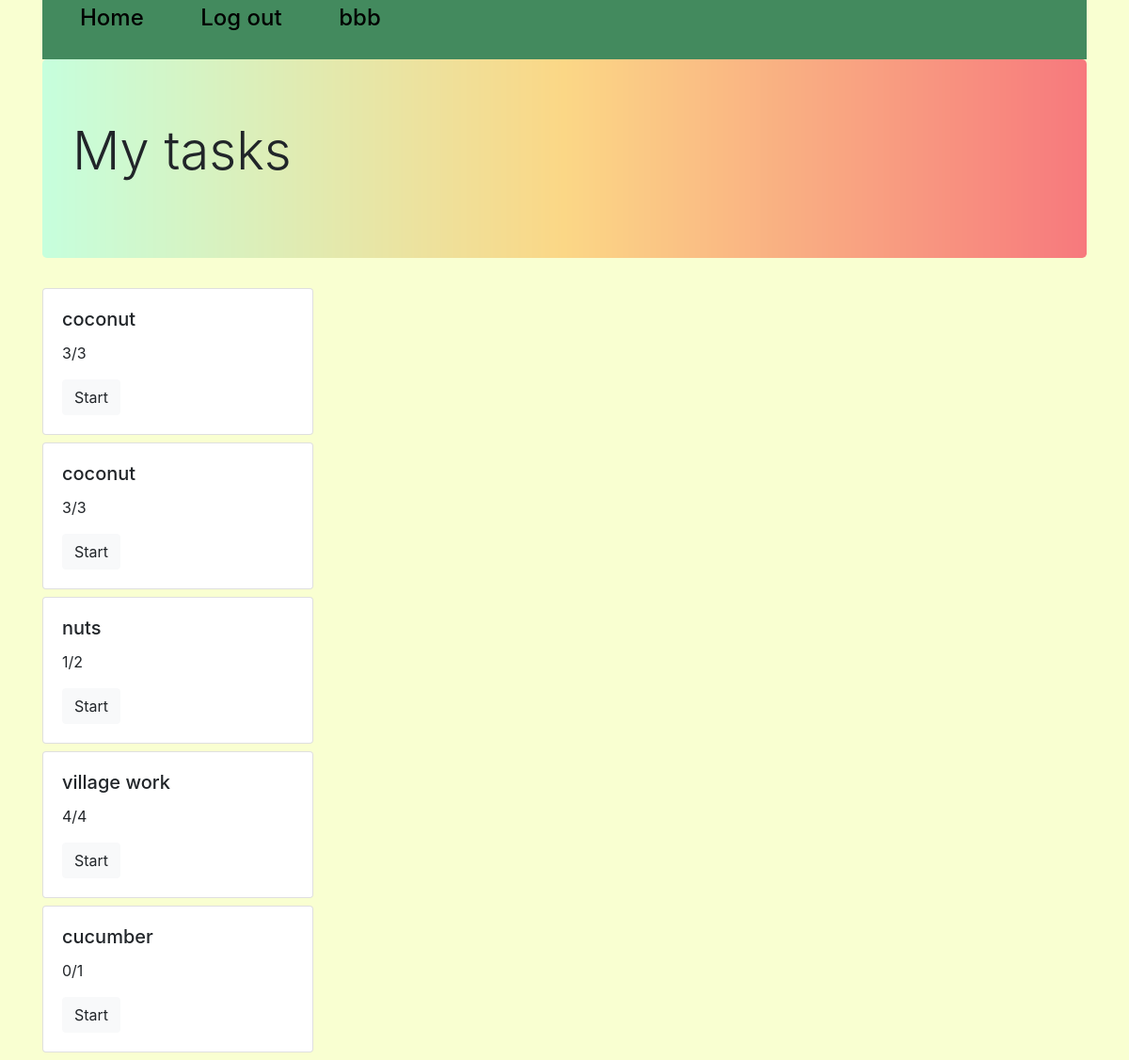
The app's page /all_tasks/5 (signed in) with its own data.
### tables this page shows
CREATE TABLE task
                                    (id INTEGER PRIMARY KEY AUTOINCREMENT,
                                     hints VARCHAR(10000) DEFAULT NULL,
                                     title VARCHAR(100),
                                     content VARCHAR(10000),
                                     choices VARCHAR(1000),
                                     correct_choice VARCHAR(100)
                             );

### mainpage.py (the view)
@app.route('/all_tasks/<int:id>', methods=['GET', 'POST'])
def all_tasks(id):
    all, username = '', ''
    if 'username' not in session:
        return redirect('/login')
    if id != 0 and session['user_id'] in [1, 2]:
        all = [i[1] for i in task_user.get_all(id)]
        username = users_base.get(id)[1]
        session['list_id'] = id
    else:
        id = 0
    if id == 0:
        session['list_id'] = session['user_id']
        all = [i[1] for i in task_user.get_all(session['list_id'])]
        username = ''
    session['titles'] = []
    session['contents'] = []
    session['choices'] = []
    session['correct'] = []
    session['task_id'] = all
    session['hints'] = []
    for i in all:
        try:
            hints, title, content, choices, correct_choices = tasks_model.get(i)[1:]
            session['titles'].append(title)
            session['contents'].append(content.split('\n'))
            session['correct'].append(correct_choices.split('\n'))
            if choices:
                choices = [i.split() for i in choices.split('\n')]
                session['choices'].append(choices)
            else:
                session['choices'].append([])
            if hints:
                session['hints'].append(hints.split('\n'))
            else:
                session['hints'].append([])
        except Exception as e:
            all.pop(all.index(i))
    sc = progress.get_all(session['list_id'])
    scores_id = [i[-2] for i in sc]
    scores1 = []
    n_all = 0
    for i in all:
        if i in scores_id:
            n_correct = sc[scores_id.index(i)][3]
            n_all = sc[scores_id.index(i)][2]
        else:
            n_correct = 0
            try:
                n_all = len(session['contents'][all.index(i)])
            except IndexError:
                all.pop(all.index(i))
        scores1.append(str(n_correct) + '/' + str(n_all))
    session['scores'] = scores1
    print(session['contents'])
    return render_template('tasks.html', flag=True, n=range(len(all)), name=username)

### DB.py (called while the page is built)
    def get(self, id):
        cursor = self.connection.cursor()
        cursor.execute("SELECT * FROM task WHERE id = ?", (id,))
        row = cursor.fetchone()
        return row

    def get_all(self, user_id=None, task_id=None):
        cursor = self.connection.cursor()
        if user_id and not task_id:
            cursor.execute("SELECT * FROM prog WHERE user_id=?", (str(user_id),))
        elif user_id and task_id:
            cursor.execute("SELECT * FROM prog WHERE task_id=? AND user_id=?", (str(task_id), str(user_id)))
        else:
            cursor.execute("SELECT * FROM prog")
        rows = cursor.fetchall()
        return rows

    def get_all(self, id=None):
        cursor = self.connection.cursor()
        if id:
            cursor.execute("SELECT * FROM taskuser WHERE user_id = ?", (str(id),))
        else:
            cursor.execute("SELECT * FROM taskuser")
        rows = cursor.fetchall()
        return rows

### templates/tasks.html (shortened to what this page needs)
{% extends "base.html" %}
{% block content %}
<div class="container">
    <div class="jumbotron" style="background-image: url(/static/gradientyellow.jpg); background-size: 100%;">
        <h1 class="display-4">My tasks</h1>
    </div>
    {% if flag %}
    {% for i in n%}
    <div class="card" name={{i}} value={{i}} style="width: 18rem;">
        <div class="card-body">
            <h5 class="card-title">{{session['titles'][i]}}</h5>
            <p class="card-text">{{session['scores'][i]}}</p>
            <a href="/task/{{i}}" class="btn btn-light">Start</a>
        </div>
    </div>
    {% endfor %}
    {% endif %}
</div>
{% endblock %}

### templates/base.html (style rules this page uses)
body { background-color: #f9ffd1; }

### records on screen
task: title "coconut"
task: title "coconut"
task: title "nuts"
task: title "village work"
task: title "cucumber"

### other values on screen
{{ session['username'] }} "bbb"
{{ session['scores'][i] }} "3/3" "3/3" "1/2" "4/4" "0/1"
